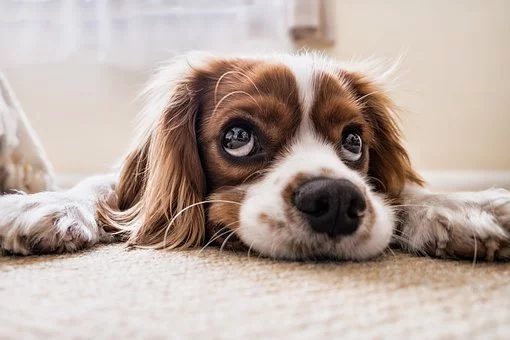
#> input picture dir2/dog.jpg, 510 x 340 px, found by its file name
$ python fp.py
#> lines starting #> are read from the running program, lines starting #| are printed output that depends on the picture; after the words box and inside, x2 and y2 are one past the last pixel; in counts of white or black regions, pixels touching at a corner belong together
import numpy as np
import cv2

img = cv2.imread('dog.jpg', -1)
#> img is the input picture: shape (340, 510, 3); mean B, G, R 162.3, 170.6, 186.5

font = cv2.FONT_HERSHEY_SIMPLEX

cv2.putText(img, 'CHESA SEBASTIAN', (50,30), font, 1, 1, 3, cv2.LINE_AA)
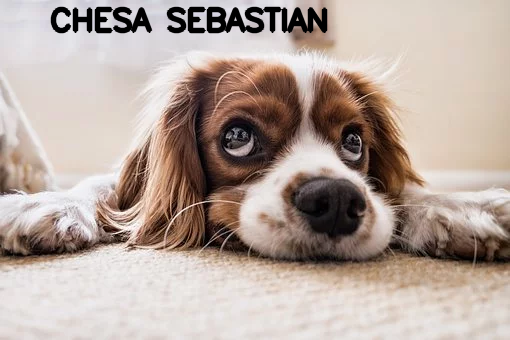
#> img: shape (340, 510, 3); 2.92% of pixels changed, all inside (x1, y1, x2, y2) = (50, 6, 328, 34)
cv2.imwrite('chesa.jpg', img)

cv2.imshow('chesa',img)
cv2.waitKey(0)
cv2.destroyAllWindows()
